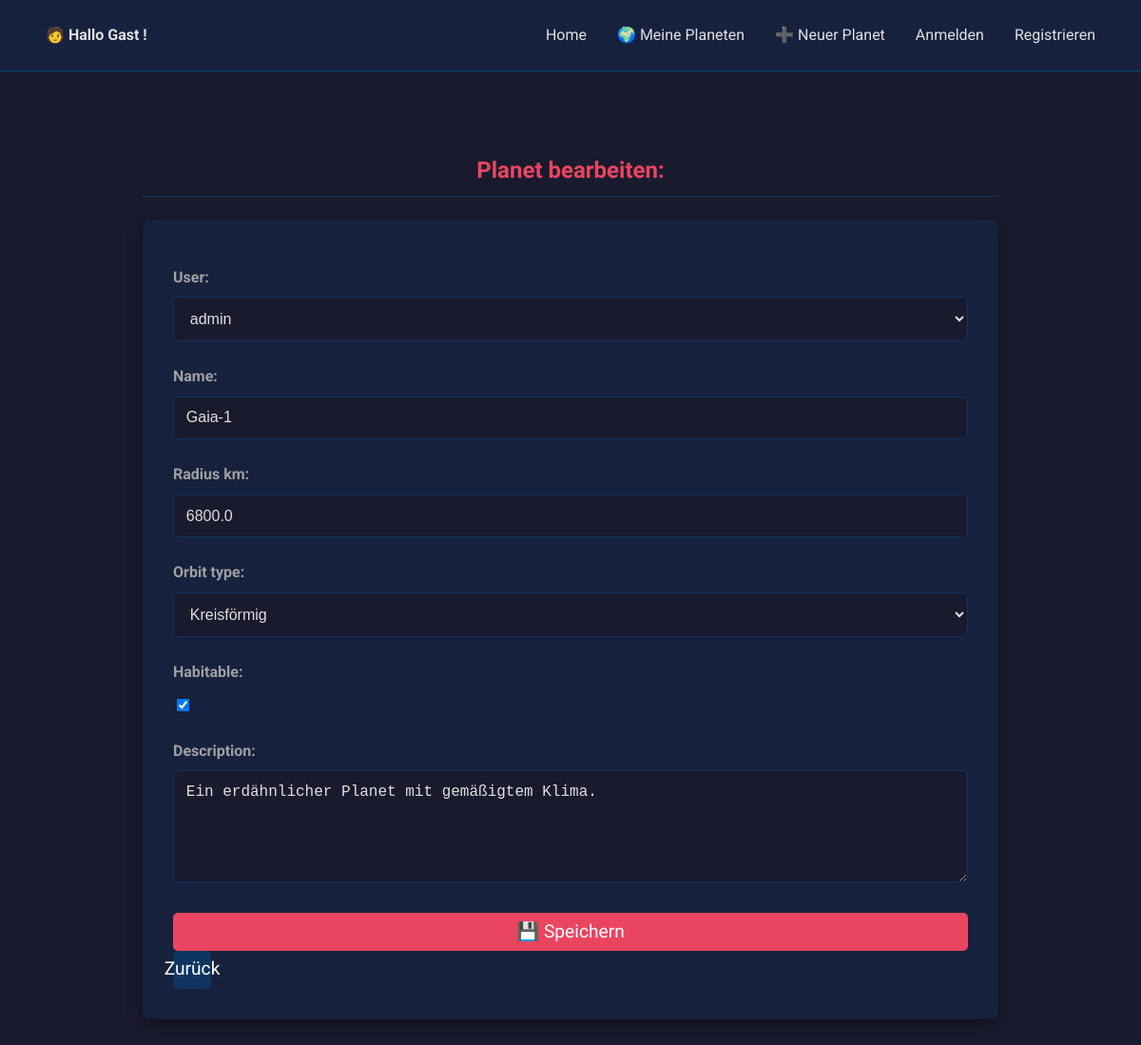
/exo/planet/2/edit/, run on an earlier commit of the app's database.
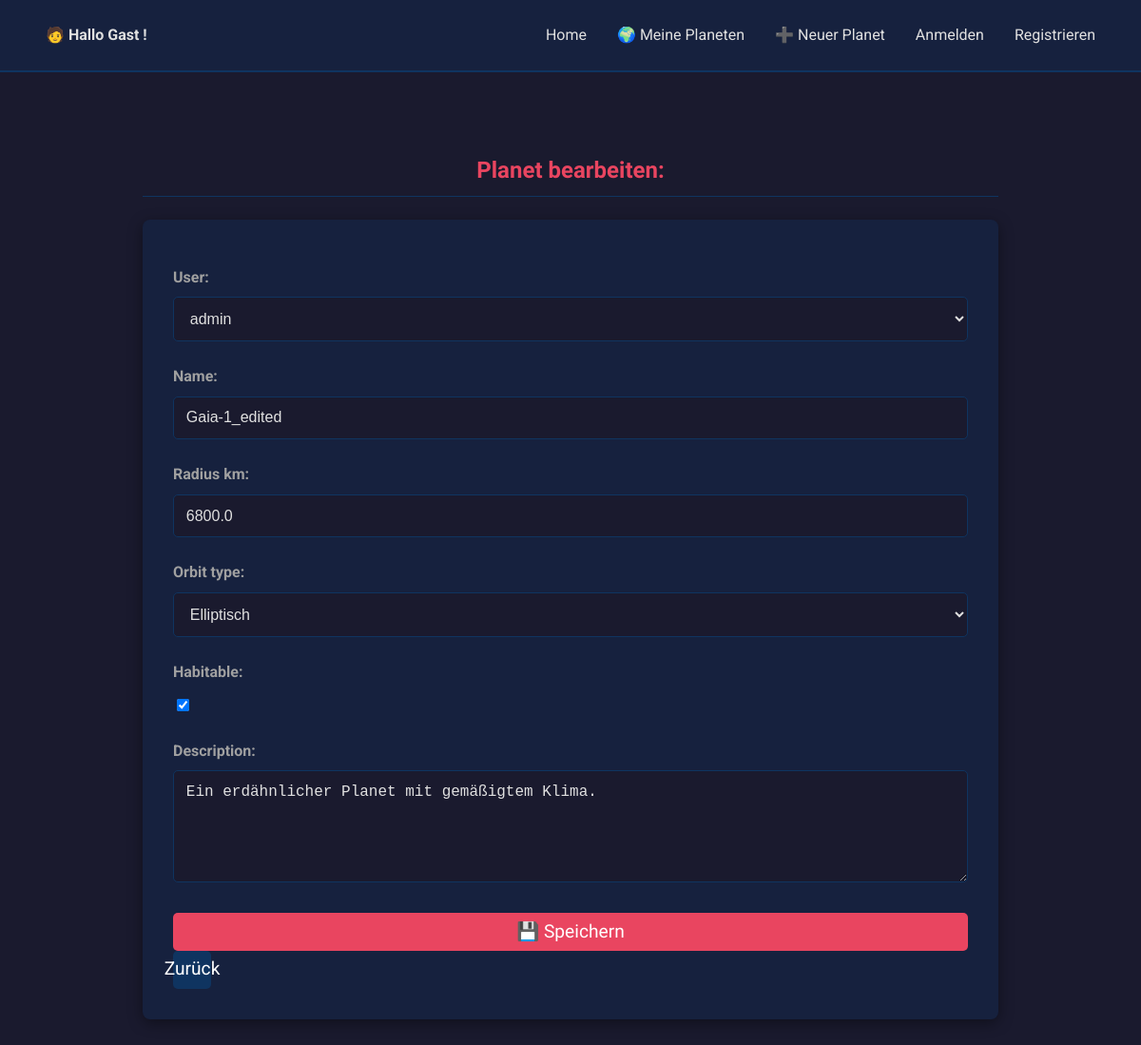
And on a later commit of the database.
### exo_planet/models.py (models this page shows, shortened)
class Exoplanet(models.Model):
    user = models.ForeignKey(User, on_delete=models.CASCADE)
    name = models.CharField(max_length=100)
    radius_km = models.FloatField()
    orbit_type = models.CharField(max_length=50, choices=[
        ('circular', 'Kreisförmig'),
        ('elliptical', 'Elliptisch'),
        ('hyperbolic', 'Hyperbolisch')
    ])
    habitable = models.BooleanField(default=False)
    description = models.TextField(blank=True)

### exo_planet/views.py (the view)
# urls.py: path('planet/<int:planet_id>/edit/', views.edit_planet, name='edit_planet'),
def edit_planet(request, planet_id):
    planet = get_object_or_404(Exoplanet, id=planet_id)
    if request.method == 'POST':
        form = ExoplanetForm(request.POST, instance=planet)
        if form.is_valid():
            form.save()
            messages.success(request, "Planet erfolgreich aktualisiert")
            return redirect('exo_planet:planet_list')
    else:
        form = ExoplanetForm(instance=planet)
    return render(request, 'exo_planet/edit_planet.html', {'form': form})

### exo_planet/forms.py
class ExoplanetForm(forms.ModelForm):
    class Meta:
        model = Exoplanet
        fields = '__all__'
        widgets = {
            'description': forms.Textarea(attrs={'rows': 5}),
        }

### exo_planet/templates/exo_planet/edit_planet.html (shortened to what this page needs)
{% extends "exo_planet/base.html" %}
{% block content %}
  <h2>Planet bearbeiten:</h2>
  <form method="post">
    {{ form.as_p }}
    <button type="submit" class="btn-icon">💾 Speichern</button>
    <a href="{% url 'exo_planet:planet_list' %}" class="btn-icon">Zurück</a>
  </form>
{% endblock %}

What changed in the data, as far as the page shows it:
changed Exoplanet "admin": name "Gaia-1" → "Gaia-1_edited"; orbit_type "Kreisförmig" → "Elliptisch"
